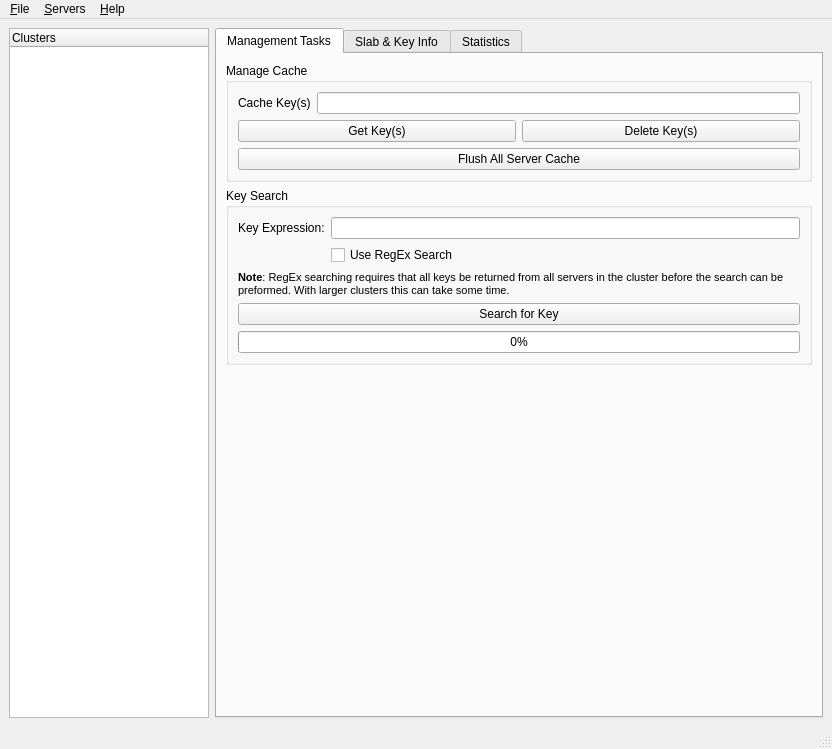
<?xml version="1.0" encoding="UTF-8"?>
<ui version="4.0">
 <class>MainWindow</class>
 <widget class="QMainWindow" name="MainWindow">
  <property name="geometry">
   <rect>
    <x>0</x>
    <y>0</y>
    <width>832</width>
    <height>749</height>
   </rect>
  </property>
  <property name="contextMenuPolicy">
   <enum>Qt::CustomContextMenu</enum>
  </property>
  <property name="windowTitle">
   <string>Memcached Manager</string>
  </property>
  <property name="windowIcon">
   <iconset>
    <normaloff>Icons/Globe.png</normaloff>Icons/Globe.png</iconset>
  </property>
  <property name="styleSheet">
   <string notr="true"/>
  </property>
  <widget class="QWidget" name="centralwidget">
   <layout class="QHBoxLayout" name="horizontalLayout_5">
    <item>
     <widget class="QTreeWidget" name="treeCluster">
      <property name="sizePolicy">
       <sizepolicy hsizetype="MinimumExpanding" vsizetype="Expanding">
        <horstretch>0</horstretch>
        <verstretch>0</verstretch>
       </sizepolicy>
      </property>
      <property name="minimumSize">
       <size>
        <width>150</width>
        <height>0</height>
       </size>
      </property>
      <property name="maximumSize">
       <size>
        <width>200</width>
        <height>16777215</height>
       </size>
      </property>
      <property name="contextMenuPolicy">
       <enum>Qt::DefaultContextMenu</enum>
      </property>
      <column>
       <property name="text">
        <string>Clusters</string>
       </property>
      </column>
     </widget>
    </item>
    <item>
     <widget class="QTabWidget" name="tabsMain">
      <property name="minimumSize">
       <size>
        <width>325</width>
        <height>0</height>
       </size>
      </property>
      <property name="toolTip">
       <string/>
      </property>
      <property name="currentIndex">
       <number>0</number>
      </property>
      <widget class="QWidget" name="MTasks">
       <attribute name="title">
        <string>Management Tasks</string>
       </attribute>
       <attribute name="toolTip">
        <string>Cluster Management Tasks</string>
       </attribute>
       <layout class="QVBoxLayout" name="verticalLayout_2">
        <item>
         <widget class="QGroupBox" name="gbClearKey">
          <property name="title">
           <string>Manage Cache</string>
          </property>
          <property name="flat">
           <bool>false</bool>
          </property>
          <layout class="QVBoxLayout" name="verticalLayout_7">
           <item>
            <layout class="QHBoxLayout" name="horizontalLayout_7">
             <item>
              <widget class="QLabel" name="lblCacheKeys">
               <property name="text">
                <string>Cache Key(s)</string>
               </property>
              </widget>
             </item>
             <item>
              <widget class="QLineEdit" name="txtCacheKeys">
               <property name="toolTip">
                <string>Seperate Keys with ','</string>
               </property>
              </widget>
             </item>
            </layout>
           </item>
           <item>
            <layout class="QHBoxLayout" name="horizontalLayout">
             <item>
              <widget class="QPushButton" name="btnGetCacheKeys">
               <property name="text">
                <string>Get Key(s)</string>
               </property>
              </widget>
             </item>
             <item>
              <widget class="QPushButton" name="btnDelCacheKeys">
               <property name="text">
                <string>Delete Key(s)</string>
               </property>
              </widget>
             </item>
            </layout>
           </item>
           <item>
            <widget class="QPushButton" name="btnFlushCache">
             <property name="toolTip">
              <string>Flush Keys from All Servers in Cluster</string>
             </property>
             <property name="text">
              <string>Flush All Server Cache</string>
             </property>
            </widget>
           </item>
          </layout>
         </widget>
        </item>
        <item>
         <widget class="QGroupBox" name="gbKeySearch">
          <property name="title">
           <string>Key Search</string>
          </property>
          <layout class="QVBoxLayout" name="verticalLayout_8">
           <item>
            <layout class="QGridLayout" name="gridLayout">
             <item row="0" column="0">
              <widget class="QLabel" name="lblKeySearch">
               <property name="text">
                <string>Key Expression:</string>
               </property>
              </widget>
             </item>
             <item row="0" column="1">
              <widget class="QLineEdit" name="txtSearchKey"/>
             </item>
             <item row="1" column="1">
              <widget class="QCheckBox" name="cbRegEx">
               <property name="text">
                <string>Use RegEx Search</string>
               </property>
              </widget>
             </item>
            </layout>
           </item>
           <item>
            <widget class="QLabel" name="lblRegExWarning">
             <property name="text">
              <string>&lt;!DOCTYPE HTML PUBLIC &quot;-//W3C//DTD HTML 4.0//EN&quot; &quot;http://www.w3.org/TR/REC-html40/strict.dtd&quot;&gt;
&lt;html&gt;&lt;head&gt;&lt;meta name=&quot;qrichtext&quot; content=&quot;1&quot; /&gt;&lt;style type=&quot;text/css&quot;&gt;
p, li { white-space: pre-wrap; }
&lt;/style&gt;&lt;/head&gt;&lt;body style=&quot; font-family:'Sans Serif'; font-size:9pt; font-weight:400; font-style:normal;&quot;&gt;
&lt;p style=&quot; margin-top:0px; margin-bottom:0px; margin-left:0px; margin-right:0px; -qt-block-indent:0; text-indent:0px;&quot;&gt;&lt;span style=&quot; font-size:8pt; font-weight:600;&quot;&gt;Note&lt;/span&gt;&lt;span style=&quot; font-size:8pt;&quot;&gt;: RegEx searching requires that all keys be returned from all servers in the cluster before the search can be preformed. With larger clusters this can take some time.&lt;/span&gt;&lt;/p&gt;&lt;/body&gt;&lt;/html&gt;</string>
             </property>
             <property name="wordWrap">
              <bool>true</bool>
             </property>
            </widget>
           </item>
           <item>
            <widget class="QPushButton" name="btnKeySearch">
             <property name="text">
              <string>Search for Key</string>
             </property>
            </widget>
           </item>
           <item>
            <widget class="QProgressBar" name="pbKeySearch">
             <property name="value">
              <number>0</number>
             </property>
            </widget>
           </item>
          </layout>
         </widget>
        </item>
        <item>
         <spacer name="verticalSpacer">
          <property name="orientation">
           <enum>Qt::Vertical</enum>
          </property>
          <property name="sizeHint" stdset="0">
           <size>
            <width>20</width>
            <height>40</height>
           </size>
          </property>
         </spacer>
        </item>
       </layout>
      </widget>
      <widget class="QWidget" name="SKInfo">
       <attribute name="title">
        <string>Slab &amp;&amp; Key Info</string>
       </attribute>
       <attribute name="toolTip">
        <string>Slabs, Keys, &amp; Values</string>
       </attribute>
       <layout class="QVBoxLayout" name="verticalLayout_9">
        <item>
         <widget class="QLabel" name="label">
          <property name="text">
           <string>Slab and Key Info is currently under development. Planned for the 0.2 release.</string>
          </property>
         </widget>
        </item>
        <item>
         <spacer name="verticalSpacer_2">
          <property name="orientation">
           <enum>Qt::Vertical</enum>
          </property>
          <property name="sizeHint" stdset="0">
           <size>
            <width>20</width>
            <height>40</height>
           </size>
          </property>
         </spacer>
        </item>
       </layout>
      </widget>
      <widget class="QWidget" name="Stats">
       <attribute name="title">
        <string>Statistics</string>
       </attribute>
       <attribute name="toolTip">
        <string>Memcached Server Stats</string>
       </attribute>
       <layout class="QVBoxLayout" name="verticalLayout_4">
        <item>
         <widget class="QTabWidget" name="tabsStats">
          <property name="currentIndex">
           <number>0</number>
          </property>
          <widget class="QWidget" name="CacheInfo">
           <attribute name="title">
            <string>Cache Info</string>
           </attribute>
           <layout class="QHBoxLayout" name="horizontalLayout_4">
            <item>
             <widget class="QScrollArea" name="scrollArea_2">
              <property name="frameShape">
               <enum>QFrame::StyledPanel</enum>
              </property>
              <property name="frameShadow">
               <enum>QFrame::Sunken</enum>
              </property>
              <property name="widgetResizable">
               <bool>true</bool>
              </property>
              <widget class="QWidget" name="scrollAreaWidgetContents_2">
               <property name="geometry">
                <rect>
                 <x>0</x>
                 <y>0</y>
                 <width>214</width>
                 <height>630</height>
                </rect>
               </property>
               <layout class="QVBoxLayout" name="verticalLayout_3">
                <item>
                 <widget class="QGroupBox" name="gbTotals">
                  <property name="title">
                   <string>Totals</string>
                  </property>
                  <layout class="QGridLayout" name="gridLayout_3">
                   <item row="1" column="0">
                    <widget class="QLabel" name="lblCurrentItemsTxt">
                     <property name="text">
                      <string>Current Items:</string>
                     </property>
                    </widget>
                   </item>
                   <item row="1" column="1">
                    <widget class="QLabel" name="lblCurrentItems">
                     <property name="text">
                      <string>n/a</string>
                     </property>
                    </widget>
                   </item>
                   <item row="5" column="0">
                    <widget class="QLabel" name="lblHitsTxt">
                     <property name="text">
                      <string>Hits:</string>
                     </property>
                    </widget>
                   </item>
                   <item row="5" column="1">
                    <widget class="QLabel" name="lblHits">
                     <property name="text">
                      <string>n/a</string>
                     </property>
                    </widget>
                   </item>
                   <item row="6" column="0">
                    <widget class="QLabel" name="lblMissesTxt">
                     <property name="text">
                      <string>Misses:</string>
                     </property>
                    </widget>
                   </item>
                   <item row="6" column="1">
                    <widget class="QLabel" name="lblMisses">
                     <property name="text">
                      <string>n/a</string>
                     </property>
                    </widget>
                   </item>
                   <item row="10" column="0">
                    <widget class="QLabel" name="lblFreeTxt">
                     <property name="text">
                      <string>Free Space:</string>
                     </property>
                    </widget>
                   </item>
                   <item row="10" column="1">
                    <widget class="QLabel" name="lblFree">
                     <property name="text">
                      <string>n/a</string>
                     </property>
                    </widget>
                   </item>
                   <item row="11" column="0">
                    <widget class="QLabel" name="lblUsedTxt">
                     <property name="text">
                      <string>Used Space:</string>
                     </property>
                    </widget>
                   </item>
                   <item row="11" column="1">
                    <widget class="QLabel" name="lblUsed">
                     <property name="text">
                      <string>n/a</string>
                     </property>
                    </widget>
                   </item>
                   <item row="0" column="0">
                    <widget class="QLabel" name="lblItemsTxt">
                     <property name="text">
                      <string>All Time Items:</string>
                     </property>
                    </widget>
                   </item>
                   <item row="0" column="1">
                    <widget class="QLabel" name="lblItems">
                     <property name="text">
                      <string>n/a</string>
                     </property>
                    </widget>
                   </item>
                   <item row="2" column="0">
                    <widget class="QLabel" name="lblConnectionsTxt">
                     <property name="text">
                      <string>All Time Connections:</string>
                     </property>
                    </widget>
                   </item>
                   <item row="2" column="1">
                    <widget class="QLabel" name="lblConnections">
                     <property name="text">
                      <string>n/a</string>
                     </property>
                    </widget>
                   </item>
                   <item row="3" column="0">
                    <widget class="QLabel" name="lblCurrentConnectionsTxt">
                     <property name="text">
                      <string>Current Connections:</string>
                     </property>
                    </widget>
                   </item>
                   <item row="3" column="1">
                    <widget class="QLabel" name="lblCurrentConnections">
                     <property name="text">
                      <string>n/a</string>
                     </property>
                    </widget>
                   </item>
                   <item row="7" column="0">
                    <widget class="QLabel" name="lblGetsTxt">
                     <property name="text">
                      <string>Gets:</string>
                     </property>
                    </widget>
                   </item>
                   <item row="7" column="1">
                    <widget class="QLabel" name="lblGets">
                     <property name="text">
                      <string>n/a</string>
                     </property>
                    </widget>
                   </item>
                   <item row="8" column="0">
                    <widget class="QLabel" name="lblSetsTxt">
                     <property name="text">
                      <string>Sets:</string>
                     </property>
                    </widget>
                   </item>
                   <item row="8" column="1">
                    <widget class="QLabel" name="lblSets">
                     <property name="text">
                      <string>n/a</string>
                     </property>
                    </widget>
                   </item>
                   <item row="9" column="0">
                    <widget class="QLabel" name="lblSpaceTxt">
                     <property name="text">
                      <string>Space:</string>
                     </property>
                    </widget>
                   </item>
                   <item row="9" column="1">
                    <widget class="QLabel" name="lblSpace">
                     <property name="text">
                      <string>n/a</string>
                     </property>
                    </widget>
                   </item>
                   <item row="4" column="0">
                    <widget class="QLabel" name="lblThreadsTxt">
                     <property name="text">
                      <string>Total Threads:</string>
                     </property>
                    </widget>
                   </item>
                   <item row="4" column="1">
                    <widget class="QLabel" name="lblThreads">
                     <property name="text">
                      <string>n/a</string>
                     </property>
                    </widget>
                   </item>
                   <item row="12" column="0">
                    <widget class="QLabel" name="lblEvicTxt">
                     <property name="text">
                      <string>Evictions:</string>
                     </property>
                    </widget>
                   </item>
                   <item row="12" column="1">
                    <widget class="QLabel" name="lblEvic">
                     <property name="text">
                      <string>n/a</string>
                     </property>
                    </widget>
                   </item>
                  </layout>
                 </widget>
                </item>
                <item>
                 <widget class="QGroupBox" name="gbRates">
                  <property name="title">
                   <string>Cluster Rates</string>
                  </property>
                  <layout class="QGridLayout" name="gridLayout_4">
                   <item row="0" column="0">
                    <widget class="QLabel" name="lblRequestRateTxt">
                     <property name="text">
                      <string>Cluster Request Rate:</string>
                     </property>
                    </widget>
                   </item>
                   <item row="0" column="1">
                    <widget class="QLabel" name="lblRequestRate">
                     <property name="text">
                      <string>n/a</string>
                     </property>
                    </widget>
                   </item>
                   <item row="4" column="0">
                    <widget class="QLabel" name="lblHitRateTxt">
                     <property name="text">
                      <string>Cluster Hit Rate:</string>
                     </property>
                    </widget>
                   </item>
                   <item row="4" column="1">
                    <widget class="QLabel" name="lblHitRate">
                     <property name="text">
                      <string>n/a</string>
                     </property>
                    </widget>
                   </item>
                   <item row="6" column="0">
                    <widget class="QLabel" name="lblMissRateTxt">
                     <property name="text">
                      <string>Cluster Miss Rate:</string>
                     </property>
                    </widget>
                   </item>
                   <item row="6" column="1">
                    <widget class="QLabel" name="lblMissRate">
                     <property name="text">
                      <string>n/a</string>
                     </property>
                    </widget>
                   </item>
                   <item row="10" column="0">
                    <widget class="QLabel" name="lblSetRateTxt">
                     <property name="text">
                      <string>Cluster Set Rate:</string>
                     </property>
                    </widget>
                   </item>
                   <item row="8" column="0">
                    <widget class="QLabel" name="lblGetRateTxt">
                     <property name="text">
                      <string>Cluster Get Rate:</string>
                     </property>
                    </widget>
                   </item>
                   <item row="10" column="1">
                    <widget class="QLabel" name="lblSetRate">
                     <property name="text">
                      <string>n/a</string>
                     </property>
                    </widget>
                   </item>
                   <item row="8" column="1">
                    <widget class="QLabel" name="lblGetRate">
                     <property name="text">
                      <string>n/a</string>
                     </property>
                    </widget>
                   </item>
                   <item row="11" column="0">
                    <widget class="QLabel" name="lblEvicRateTxt">
                     <property name="text">
                      <string>Cluster Eviction Rate:</string>
                     </property>
                    </widget>
                   </item>
                   <item row="11" column="1">
                    <widget class="QLabel" name="lblEvicRate">
                     <property name="text">
                      <string>n/a</string>
                     </property>
                    </widget>
                   </item>
                  </layout>
                 </widget>
                </item>
                <item>
                 <widget class="QGroupBox" name="gbAvgRates">
                  <property name="title">
                   <string>Avg Server Rates</string>
                  </property>
                  <layout class="QGridLayout" name="gridLayout_2">
                   <item row="0" column="0">
                    <widget class="QLabel" name="lblRequestRateAvgTxt">
                     <property name="text">
                      <string>Avg. Server Request Rate:</string>
                     </property>
                    </widget>
                   </item>
                   <item row="0" column="1">
                    <widget class="QLabel" name="lblRequestRateAvg">
                     <property name="text">
                      <string>n/a</string>
                     </property>
                    </widget>
                   </item>
                   <item row="1" column="0">
                    <widget class="QLabel" name="lblHitRateAvgTxt">
                     <property name="text">
                      <string>Avg. Server Hit Rate:</string>
                     </property>
                    </widget>
                   </item>
                   <item row="1" column="1">
                    <widget class="QLabel" name="lblHitRateAvg">
                     <property name="text">
                      <string>n/a</string>
                     </property>
                    </widget>
                   </item>
                   <item row="2" column="0">
                    <widget class="QLabel" name="lblMissRateAvgTxt">
                     <property name="text">
                      <string>Avg. Server Miss Rate:</string>
                     </property>
                    </widget>
                   </item>
                   <item row="2" column="1">
                    <widget class="QLabel" name="lblMissRateAvg">
                     <property name="text">
                      <string>n/a</string>
                     </property>
                    </widget>
                   </item>
                   <item row="3" column="0">
                    <widget class="QLabel" name="lblGetRateAvgTxt">
                     <property name="text">
                      <string>Avg. Server Get Rate:</string>
                     </property>
                    </widget>
                   </item>
                   <item row="3" column="1">
                    <widget class="QLabel" name="lblGetRateAvg">
                     <property name="text">
                      <string>n/a</string>
                     </property>
                    </widget>
                   </item>
                   <item row="4" column="0">
                    <widget class="QLabel" name="lblSetRateAvgTxt">
                     <property name="text">
                      <string>Avg. Server Set Rate:</string>
                     </property>
                    </widget>
                   </item>
                   <item row="4" column="1">
                    <widget class="QLabel" name="lblSetRateAvg">
                     <property name="text">
                      <string>n/a</string>
                     </property>
                    </widget>
                   </item>
                  </layout>
                 </widget>
                </item>
                <item>
                 <spacer name="verticalSpacer_3">
                  <property name="orientation">
                   <enum>Qt::Vertical</enum>
                  </property>
                  <property name="sizeHint" stdset="0">
                   <size>
                    <width>20</width>
                    <height>40</height>
                   </size>
                  </property>
                 </spacer>
                </item>
               </layout>
              </widget>
             </widget>
            </item>
           </layout>
          </widget>
          <widget class="QWidget" name="Diagrams">
           <attribute name="title">
            <string>Diagrams</string>
           </attribute>
           <layout class="QHBoxLayout" name="horizontalLayout_3">
            <item>
             <widget class="QScrollArea" name="scrollArea">
              <property name="frameShape">
               <enum>QFrame::StyledPanel</enum>
              </property>
              <property name="widgetResizable">
               <bool>true</bool>
              </property>
              <widget class="QWidget" name="scrollAreaWidgetContents">
               <property name="geometry">
                <rect>
                 <x>0</x>
                 <y>0</y>
                 <width>127</width>
                 <height>75</height>
                </rect>
               </property>
               <layout class="QVBoxLayout" name="verticalLayout">
                <item>
                 <widget class="QLabel" name="lblCacheUsageGraph">
                  <property name="text">
                   <string>Cache Usage</string>
                  </property>
                 </widget>
                </item>
                <item>
                 <widget class="QLabel" name="lblHitsMissesGraph">
                  <property name="text">
                   <string>Hits &amp; Misses Graph</string>
                  </property>
                 </widget>
                </item>
                <item>
                 <widget class="QLabel" name="lblGetSetGraph">
                  <property name="text">
                   <string>Gets &amp; Set Graph</string>
                  </property>
                 </widget>
                </item>
               </layout>
              </widget>
             </widget>
            </item>
           </layout>
          </widget>
          <widget class="QWidget" name="ServerInfo">
           <attribute name="title">
            <string>Server Information</string>
           </attribute>
           <layout class="QHBoxLayout" name="horizontalLayout_6">
            <item>
             <widget class="QScrollArea" name="saServerInfo">
              <property name="widgetResizable">
               <bool>true</bool>
              </property>
              <widget class="QWidget" name="scrollAreaWidgetContents_3">
               <property name="geometry">
                <rect>
                 <x>0</x>
                 <y>0</y>
                 <width>171</width>
                 <height>390</height>
                </rect>
               </property>
               <layout class="QVBoxLayout" name="verticalLayout_6">
                <item>
                 <widget class="QGroupBox" name="gbServerX">
                  <property name="title">
                   <string>Server X</string>
                  </property>
                  <layout class="QGridLayout" name="gridLayout_5">
                   <item row="0" column="0">
                    <widget class="QLabel" name="lblServerXTotalItemsTxt">
                     <property name="text">
                      <string>Total Items:</string>
                     </property>
                    </widget>
                   </item>
                   <item row="0" column="1">
                    <widget class="QLabel" name="lblServerXTotalItems">
                     <property name="text">
                      <string>n/a</string>
                     </property>
                    </widget>
                   </item>
                   <item row="1" column="0">
                    <widget class="QLabel" name="lblServerXItemsTxt">
                     <property name="text">
                      <string>Current Items:</string>
                     </property>
                    </widget>
                   </item>
                   <item row="1" column="1">
                    <widget class="QLabel" name="lblServerXItems">
                     <property name="text">
                      <string>n/a</string>
                     </property>
                    </widget>
                   </item>
                   <item row="2" column="0">
                    <widget class="QLabel" name="lblServerXTotalConnectionsTxt">
                     <property name="text">
                      <string>Total Connections:</string>
                     </property>
                    </widget>
                   </item>
                   <item row="2" column="1">
                    <widget class="QLabel" name="lblServerXTotalConnections">
                     <property name="text">
                      <string>n/a</string>
                     </property>
                    </widget>
                   </item>
                   <item row="3" column="0">
                    <widget class="QLabel" name="lblServerXConnectionsTxt">
                     <property name="text">
                      <string>Connections:</string>
                     </property>
                    </widget>
                   </item>
                   <item row="3" column="1">
                    <widget class="QLabel" name="lblServerXConnections">
                     <property name="text">
                      <string>n/a</string>
                     </property>
                    </widget>
                   </item>
                   <item row="4" column="0">
                    <widget class="QLabel" name="lblServerXHitsTxt">
                     <property name="text">
                      <string>Hits:</string>
                     </property>
                    </widget>
                   </item>
                   <item row="4" column="1">
                    <widget class="QLabel" name="lblServerXHits">
                     <property name="text">
                      <string>n/a</string>
                     </property>
                    </widget>
                   </item>
                   <item row="5" column="0">
                    <widget class="QLabel" name="lblServerXMissesTxt">
                     <property name="text">
                      <string>Misses:</string>
                     </property>
                    </widget>
                   </item>
                   <item row="5" column="1">
                    <widget class="QLabel" name="lblServerXMisses">
                     <property name="text">
                      <string>n/a</string>
                     </property>
                    </widget>
                   </item>
                   <item row="6" column="0">
                    <widget class="QLabel" name="lblServerXGetsTxt">
                     <property name="text">
                      <string>Gets:</string>
                     </property>
                    </widget>
                   </item>
                   <item row="6" column="1">
                    <widget class="QLabel" name="lblServerXGets">
                     <property name="text">
                      <string>n/a</string>
                     </property>
                    </widget>
                   </item>
                   <item row="7" column="0">
                    <widget class="QLabel" name="lblServerXSetsTxt">
                     <property name="text">
                      <string>Sets:</string>
                     </property>
                    </widget>
                   </item>
                   <item row="7" column="1">
                    <widget class="QLabel" name="lblServerXSets">
                     <property name="text">
                      <string>n/a</string>
                     </property>
                    </widget>
                   </item>
                   <item row="8" column="0">
                    <widget class="QLabel" name="lblServerXTotalSpaceTxt">
                     <property name="text">
                      <string>Total Space:</string>
                     </property>
                    </widget>
                   </item>
                   <item row="8" column="1">
                    <widget class="QLabel" name="lblServerXTotalSpace">
                     <property name="text">
                      <string>n/a</string>
                     </property>
                    </widget>
                   </item>
                   <item row="9" column="0">
                    <widget class="QLabel" name="lblServerXFreeSpaceTxt">
                     <property name="text">
                      <string>Free Space:</string>
                     </property>
                    </widget>
                   </item>
                   <item row="9" column="1">
                    <widget class="QLabel" name="lblServerXFreeSpace">
                     <property name="text">
                      <string>n/a</string>
                     </property>
                    </widget>
                   </item>
                   <item row="10" column="0">
                    <widget class="QLabel" name="lblServerXUsedSpaceTxt">
                     <property name="text">
                      <string>Used Space:</string>
                     </property>
                    </widget>
                   </item>
                   <item row="11" column="0">
                    <widget class="QLabel" name="lblServerXRequestRateTxt">
                     <property name="text">
                      <string>Request Rate:</string>
                     </property>
                    </widget>
                   </item>
                   <item row="10" column="1">
                    <widget class="QLabel" name="lblServerXUsedSpace">
                     <property name="text">
                      <string>n/a</string>
                     </property>
                    </widget>
                   </item>
                   <item row="11" column="1">
                    <widget class="QLabel" name="lblServerXRequestRate">
                     <property name="text">
                      <string>n/a</string>
                     </property>
                    </widget>
                   </item>
                   <item row="12" column="0">
                    <widget class="QLabel" name="lblServerXHitRateTxt">
                     <property name="text">
                      <string>Hit Rate:</string>
                     </property>
                    </widget>
                   </item>
                   <item row="13" column="0">
                    <widget class="QLabel" name="lblServerXMissRateTxt">
                     <property name="text">
                      <string>Miss Rate:</string>
                     </property>
                    </widget>
                   </item>
                   <item row="15" column="0">
                    <widget class="QLabel" name="lblServerXSetRateTxt">
                     <property name="text">
                      <string>Set Rate:</string>
                     </property>
                    </widget>
                   </item>
                   <item row="14" column="0">
                    <widget class="QLabel" name="lblServerXGetRateTxt">
                     <property name="text">
                      <string>Get Rate:</string>
                     </property>
                    </widget>
                   </item>
                   <item row="12" column="1">
                    <widget class="QLabel" name="lblServerXHitRate">
                     <property name="text">
                      <string>n/a</string>
                     </property>
                    </widget>
                   </item>
                   <item row="13" column="1">
                    <widget class="QLabel" name="lblServerXMissRate">
                     <property name="text">
                      <string>n/a</string>
                     </property>
                    </widget>
                   </item>
                   <item row="14" column="1">
                    <widget class="QLabel" name="lblServerXGetRate">
                     <property name="text">
                      <string>n/a</string>
                     </property>
                    </widget>
                   </item>
                   <item row="15" column="1">
                    <widget class="QLabel" name="lblServerXSetRate">
                     <property name="text">
                      <string>n/a</string>
                     </property>
                    </widget>
                   </item>
                  </layout>
                 </widget>
                </item>
                <item>
                 <spacer name="verticalSpacer_4">
                  <property name="orientation">
                   <enum>Qt::Vertical</enum>
                  </property>
                  <property name="sizeHint" stdset="0">
                   <size>
                    <width>20</width>
                    <height>40</height>
                   </size>
                  </property>
                 </spacer>
                </item>
               </layout>
              </widget>
             </widget>
            </item>
           </layout>
          </widget>
         </widget>
        </item>
        <item>
         <layout class="QHBoxLayout" name="horizontalLayout_2">
          <item>
           <widget class="QPushButton" name="btnRefresh">
            <property name="text">
             <string>Refresh Stats</string>
            </property>
           </widget>
          </item>
          <item>
           <widget class="QPushButton" name="btnWatch">
            <property name="text">
             <string>Watch Live Stats</string>
            </property>
           </widget>
          </item>
         </layout>
        </item>
        <item>
         <widget class="QProgressBar" name="pbStats">
          <property name="value">
           <number>0</number>
          </property>
          <property name="alignment">
           <set>Qt::AlignCenter</set>
          </property>
         </widget>
        </item>
       </layout>
      </widget>
     </widget>
    </item>
   </layout>
  </widget>
  <widget class="QMenuBar" name="menubar">
   <property name="geometry">
    <rect>
     <x>0</x>
     <y>0</y>
     <width>832</width>
     <height>23</height>
    </rect>
   </property>
   <widget class="QMenu" name="menuFile">
    <property name="title">
     <string>&amp;File</string>
    </property>
    <addaction name="actionPreferences"/>
    <addaction name="separator"/>
    <addaction name="actionSave"/>
    <addaction name="actionQuit"/>
   </widget>
   <widget class="QMenu" name="menu_Servers">
    <property name="title">
     <string>&amp;Servers</string>
    </property>
    <addaction name="actionAddClusterServer"/>
    <addaction name="separator"/>
   </widget>
   <widget class="QMenu" name="menu_About">
    <property name="title">
     <string>&amp;Help</string>
    </property>
    <addaction name="actionAbout"/>
   </widget>
   <addaction name="menuFile"/>
   <addaction name="menu_Servers"/>
   <addaction name="menu_About"/>
  </widget>
  <widget class="QStatusBar" name="statusbar"/>
  <action name="actionAddClusterServer">
   <property name="icon">
    <iconset>
     <normaloff>Icons/Add.png</normaloff>Icons/Add.png</iconset>
   </property>
   <property name="text">
    <string>&amp;Add Cluster and/or Server</string>
   </property>
  </action>
  <action name="actionSave">
   <property name="text">
    <string>Sa&amp;ve</string>
   </property>
  </action>
  <action name="actionQuit">
   <property name="text">
    <string>&amp;Quit</string>
   </property>
  </action>
  <action name="actionAddCluster">
   <property name="icon">
    <iconset>
     <normaloff>Icons/Add.png</normaloff>Icons/Add.png</iconset>
   </property>
   <property name="text">
    <string>Add &amp;Cluster</string>
   </property>
  </action>
  <action name="actionTest_Sub_Item">
   <property name="text">
    <string>Test Sub Item</string>
   </property>
  </action>
  <action name="actionPreferences">
   <property name="text">
    <string>&amp;Preferences</string>
   </property>
   <property name="iconText">
    <string>&amp;Preferences</string>
   </property>
   <property name="toolTip">
    <string>&amp;Preferences</string>
   </property>
  </action>
  <action name="actionAbout">
   <property name="text">
    <string>&amp;About</string>
   </property>
  </action>
 </widget>
 <tabstops>
  <tabstop>treeCluster</tabstop>
  <tabstop>tabsMain</tabstop>
  <tabstop>txtCacheKeys</tabstop>
  <tabstop>btnFlushCache</tabstop>
  <tabstop>txtSearchKey</tabstop>
  <tabstop>cbRegEx</tabstop>
  <tabstop>btnKeySearch</tabstop>
  <tabstop>tabsStats</tabstop>
  <tabstop>scrollArea_2</tabstop>
  <tabstop>scrollArea</tabstop>
  <tabstop>saServerInfo</tabstop>
  <tabstop>btnRefresh</tabstop>
  <tabstop>btnWatch</tabstop>
 </tabstops>
 <resources/>
 <connections>
  <connection>
   <sender>actionQuit</sender>
   <signal>activated()</signal>
   <receiver>MainWindow</receiver>
   <slot>close()</slot>
   <hints>
    <hint type="sourcelabel">
     <x>-1</x>
     <y>-1</y>
    </hint>
    <hint type="destinationlabel">
     <x>295</x>
     <y>212</y>
    </hint>
   </hints>
  </connection>
 </connections>
</ui>
